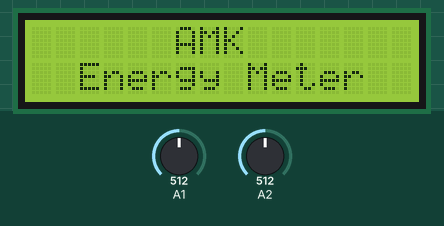
The sketch below on a simulated Arduino Uno, built with avr-gcc and run on an emulated ATmega328P. Shown: 16×2 character LCD. Inputs (shaded band) come from the test bench; at power-on: A1 = 512, A2 = 512. The local clock reads 2024-03-15 10:24:30 at power-on unless the sketch sets it.

Above: at 0.1 s.
At 11.1 s:
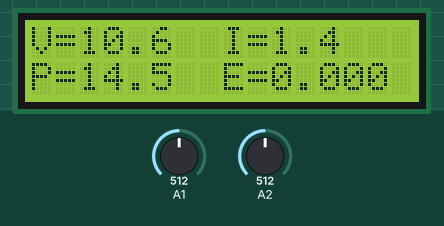

The sketch:

FinalWITHOUTSD.ino
```cpp
#include <SPI.h>  //for rtc
#include <DS3231.h>  //for rtc

#include <LiquidCrystal.h>
DS3231 rtc(SDA,SCL);  //pointing to pins on uno

LiquidCrystal lcd(2, 3, 4, 5, 6, 7);  //LiquidCrystal lcd(rs, en, d4, d5, d6, d7)  const int rs = 2, en = 3, d4 = 4, d5 = 5, d6 = 6, d7 = 7;

//--------------------------------------------------------------------------------------------

  float energy=0;
  float power=0;
  long int rawcursum;
  float current=0;
  long int rawvolsum;
  float voltage=0;
  volatile long int currenttime=0;
  volatile long int lasttime=0;
  int nsample=0;
//  char line[8];
//  String fl_v[7];
//  String fl_i[7];
//  String fl_p[7];
//  String fl_e[7];

  #define rawini 506

//-----------------------------------------------------------------------------------------------

void setup() {
//  Serial.begin(9600);
  rtc.begin();  //initialize real time clock
  lcd.begin(16, 2); //initializing lcd
  lcd.setCursor(6,0);
  lcd.print("AMK");
  //-------------------------------------------------------------------------------------------------------------------------------
  lcd.setCursor(2,1);
  lcd.print("Energy Meter");


  lasttime=rtc.getUnixTime(rtc.getTime());
}

void loop() {

//---------------------------------------------------------------------------------
  rawcursum=0;
  rawvolsum=0;
  nsample=0;
  while((rtc.getUnixTime(rtc.getTime())-lasttime)<=10)
  {
    rawcursum += analogRead(A2);
    rawvolsum += analogRead(A1);
    nsample++;
    }
  current=abs(0.22786*((rawcursum/nsample)-rawini));
  voltage=0.020699*(rawvolsum/nsample);
  currenttime=rtc.getUnixTime(rtc.getTime());
  power=voltage*current;
  energy+=voltage*current*(currenttime-lasttime)*2.7777*pow(10,-7);

//  Serial.println((currenttime-lasttime));
  lasttime=rtc.getUnixTime(rtc.getTime());
// ---------------------------------------------------------------------------------
//  Serial.println(voltage);
//  Serial.println(current);
//  Serial.println(energy);
//  Serial.println(power);
  lcd.clear();
//  dtostrf(voltage,4,1,fl_v);
//  dtostrf(current,4,1,fl_i);
//  dtostrf(power,4,1,fl_p);
//  dtostrf(energy,4,3,fl_e);
lcd.setCursor(0,0);
lcd.print("V=");
lcd.print(voltage,1);

lcd.setCursor(8,0);

lcd.print("I=");
lcd.print(current,1);

lcd.setCursor(0,1);

lcd.print("P=");
lcd.print(power,1);

lcd.setCursor(8,1);

lcd.print("E=");
lcd.print(energy,3);


}
```
